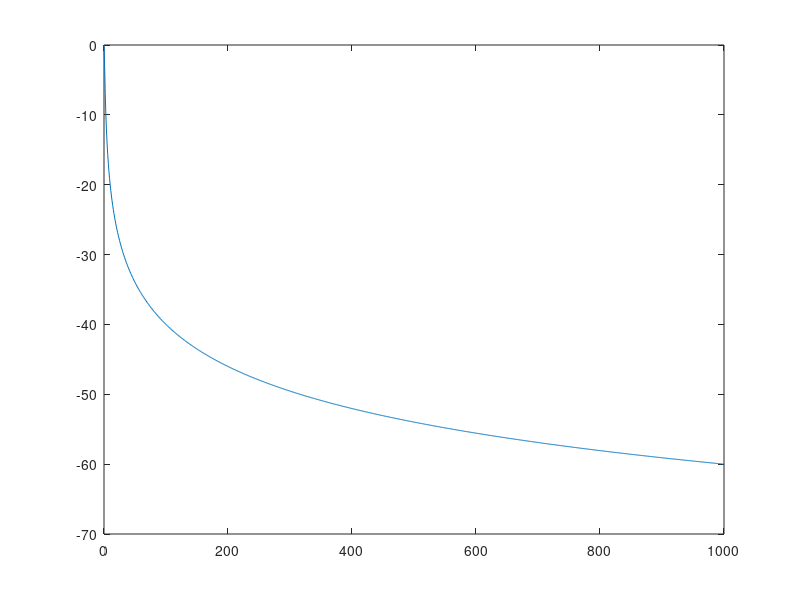
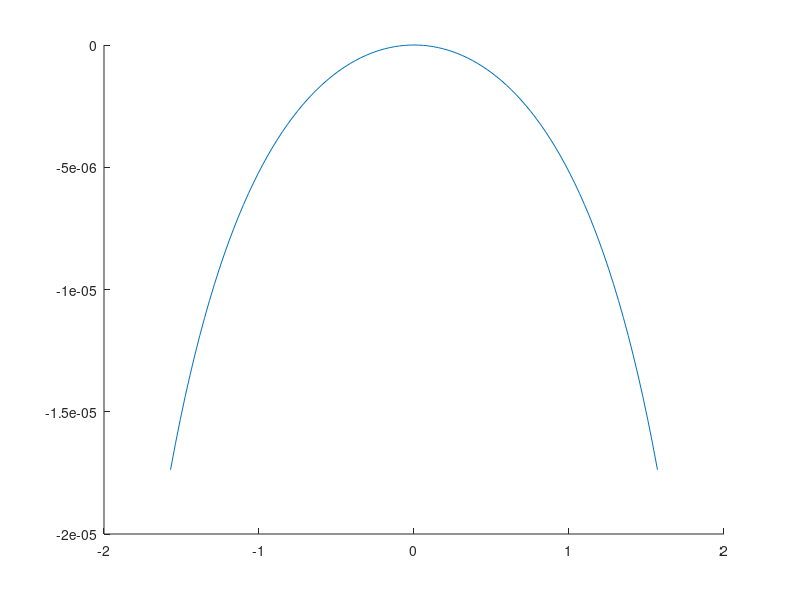

Source code (MATLAB) for these figures, in order:
clear;clc;
A=[0 1];
B=[1 1];
Hs=tf(A,B);

W=0:1000;
hs=freqs(A,B,W);

ModHs=20*log10(abs(hs));

plot(W,ModHs)
%%
T=1e-3;
w=-0.5*pi:pi/100:0.5*pi;
[b,a]=bilinear(A,B,1/T);%el denominador y numerador del filtro
Hz=freqz(b,a,w);
ModHz=20*log10(abs(Hz));
figure(2)
hold on
plot(w,ModHz)